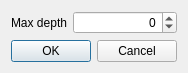
<?xml version="1.0" encoding="UTF-8"?>
<ui version="4.0">
 <class>DepthEditor</class>
 <widget class="QDialog" name="DepthEditor">
  <property name="geometry">
   <rect>
    <x>0</x>
    <y>0</y>
    <width>174</width>
    <height>67</height>
   </rect>
  </property>
  <property name="windowTitle">
   <string>Set depth</string>
  </property>
  <layout class="QFormLayout" name="formLayout">
   <item row="0" column="0">
    <widget class="QLabel" name="label">
     <property name="text">
      <string>Max depth</string>
     </property>
    </widget>
   </item>
   <item row="0" column="1">
    <widget class="QSpinBox" name="spinBox">
     <property name="alignment">
      <set>Qt::AlignRight|Qt::AlignTrailing|Qt::AlignVCenter</set>
     </property>
     <property name="specialValueText">
      <string>No limit</string>
     </property>
     <property name="minimum">
      <number>-1</number>
     </property>
     <property name="maximum">
      <number>255</number>
     </property>
    </widget>
   </item>
   <item row="1" column="0" colspan="2">
    <widget class="QDialogButtonBox" name="buttonBox">
     <property name="orientation">
      <enum>Qt::Horizontal</enum>
     </property>
     <property name="standardButtons">
      <set>QDialogButtonBox::Cancel|QDialogButtonBox::Ok</set>
     </property>
    </widget>
   </item>
  </layout>
 </widget>
 <resources/>
 <connections>
  <connection>
   <sender>buttonBox</sender>
   <signal>accepted()</signal>
   <receiver>DepthEditor</receiver>
   <slot>accept()</slot>
   <hints>
    <hint type="sourcelabel">
     <x>248</x>
     <y>254</y>
    </hint>
    <hint type="destinationlabel">
     <x>157</x>
     <y>274</y>
    </hint>
   </hints>
  </connection>
  <connection>
   <sender>buttonBox</sender>
   <signal>rejected()</signal>
   <receiver>DepthEditor</receiver>
   <slot>reject()</slot>
   <hints>
    <hint type="sourcelabel">
     <x>316</x>
     <y>260</y>
    </hint>
    <hint type="destinationlabel">
     <x>286</x>
     <y>274</y>
    </hint>
   </hints>
  </connection>
 </connections>
</ui>
